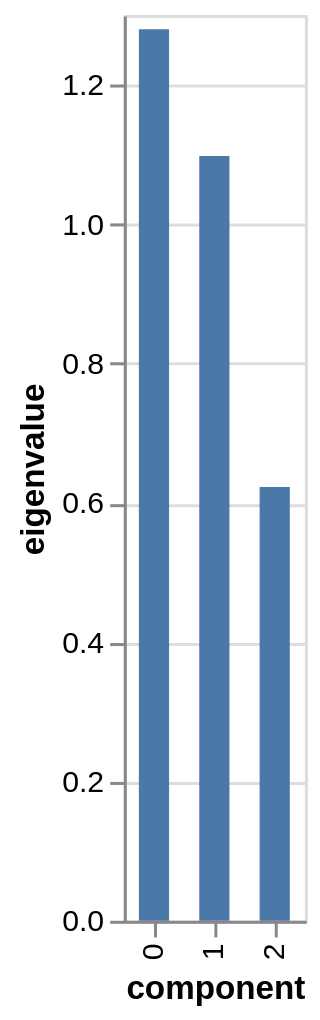

Notebook code for this chart:
### Code cell
# %load solutions/pmca/pca_eigenvalues.py
display(pca.eigenvalues_summary)

pca.scree_plot()

### Figure 1 — Vega-Lite specification as saved in the notebook (floating-point values rounded to 4 significant figures)
{"config": {"view": {"continuousWidth": 300, "continuousHeight": 300}}, "data": {"name": "data-df92ace96b16a40764dd343369f0c297"}, "mark": {"type": "bar", "size": 10}, "encoding": {"tooltip": [{"field": "component", "type": "nominal"}, {"field": "eigenvalue", "type": "quantitative"}, {"field": "% of variance", "type": "quantitative"}, {"field": "% of variance (cumulative)", "type": "quantitative"}], "x": {"field": "component", "sort": ["0", "1", "2"], "type": "nominal"}, "y": {"field": "eigenvalue", "type": "quantitative"}}, "$schema": "https://vega.github.io/schema/vega-lite/v6.1.0.json", "datasets": {"data-df92ace96b16a40764dd343369f0c297": [{"component": "0", "eigenvalue": 1.28, "% of variance": 42.66, "% of variance (cumulative)": 42.66}, {"component": "1", "eigenvalue": 1.098, "% of variance": 36.59, "% of variance (cumulative)": 79.25}, {"component": "2", "eigenvalue": 0.6226, "% of variance": 20.75, "% of variance (cumulative)": 100.0}]}}
